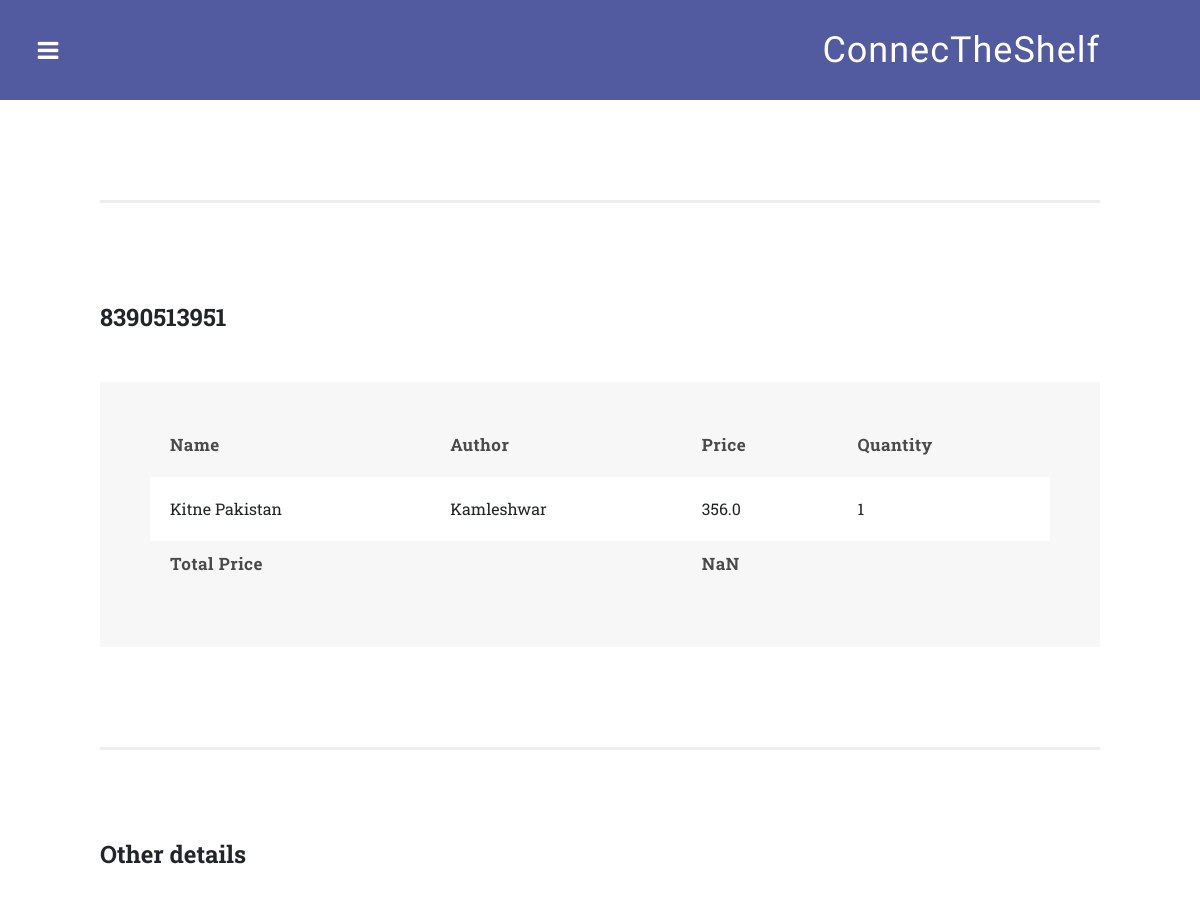
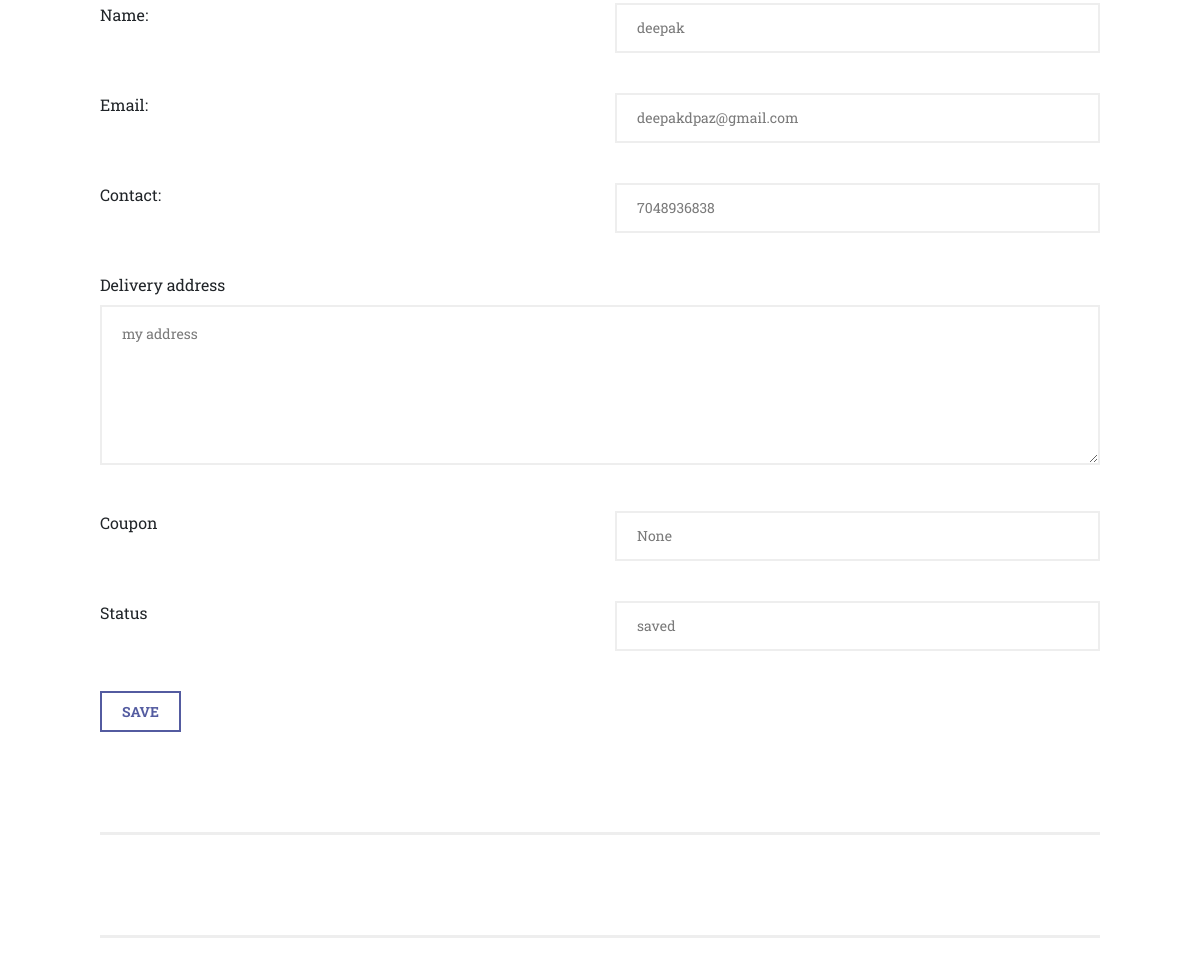
The page /distributor/vieworders/8390513951 (signed in) on the database its author committed (2 pictures, top to bottom).
### distributor/models.py (models this page shows, shortened)
class orderbook(models.Model):
    orderId=models.ForeignKey(orderreader,on_delete=models.CASCADE)
    bookid=models.ForeignKey(Book,on_delete=models.CASCADE)
    quantity=models.IntegerField(default=1)

class Book(models.Model):
    username=models.ForeignKey(Distributor,on_delete=models.CASCADE)
    name=models.CharField(max_length=50)
    author=models.CharField(max_length=50)
    photo=models.ImageField(upload_to='books')
    book_type=models.CharField(max_length=15)
    category=models.TextField()
    rating=models.FloatField(default=3)

class orderreader(models.Model):
    orderId=models.CharField(max_length=60)
    distributor=models.ForeignKey(Distributor,on_delete=models.CASCADE)
    reader=models.ForeignKey(Reader,on_delete=models.CASCADE)
    tme=models.DateTimeField()
    status=models.CharField(max_length=15)
    deliveryaddress=models.TextField()

### reader/models.py (models this page shows, shortened)
class Reader(models.Model):
    username=models.CharField(max_length=15)
    password=models.CharField(max_length=15)
    name=models.CharField(max_length=25)
    email=models.CharField(max_length=50)
    contact=models.CharField(max_length=15)
    address=models.TextField(null=True,blank=True)
    age=models.IntegerField(default=12)

### distributor/views.py (the view)
# urls.py: path('vieworders/<str:orderId>',views.vieworders_id,name='distributor_view_orders_id')
def vieworders_id(request,orderId):
    if(request.method=='GET'):
        if('distributor' in request.session):
            if(request.session['distributor'].lower()!='cts'):
                user=Distributor.objects.filter(username=request.session['distributor']).first()
                order=orderreader.objects.filter(orderId=orderId).first()
                bks=orderbook.objects.filter(orderId=order)
                for bk in bks:
                    price=Buybook.objects.filter(username=user,name=bk.bookid.name).first()
                    bk.price=price.price
                ncd=nocod.objects.filter(orderId=order).first()
                params={'actions':actions,'type':'distributor','orderId':orderId,'orders':bks,'order':order,'url':ncd.screenshot}
                return render(request,'distributor/vieworderother.html',params)
            else:
                user = Distributor.objects.filter(username=request.session['distributor']).first()
                order=orderreader.objects.filter(orderId=orderId).first()
                bks=orderbook.objects.filter(orderId=order)
                for bk in bks:
                    price=Buybook.objects.filter(username=user,name=bk.bookid.name).first()
                    bk.price=price.price
                cd=cod.objects.filter(orderId=order).first()
                params={'actions':actions,'type':'distributor','orderId':orderId,'orders':bks,'order':order,'coupon':cd.coupon}
                return render(request,'distributor/viewordercts.html',params)

### templates/distributor/viewordercts.html (shortened to what this page needs)
{% extends 'base.html' %} {% block body %}
<section class="main-banner">
    <section class="tables">
        <div class="container-fluid">
            <div class="row">
                <div class="col-md-12">
                    <div class="section-heading">
                        <h2>{{orderId}}</h2>
                    </div>
                    <div class="default-table">
                        <table class='ordertable'>
                            <thead>
                                <tr>
                                    <th>Name</th>
                                    <th>Author</th>
                                    <th>Price</th>
                                    <th>Quantity</th>
                                </tr>
                            </thead>
                            <tbody>
                                {% for ord in orders %}
                                <tr>
                                    <td>{{ord.bookid.name}}</td>
                                    <td>{{ord.bookid.author}}</td>
                                    <td class="price">{{ord.price}}</td>
                                    <td class="quantity">{{ord.quantity}}</td>
                                </tr>
                                {% endfor %}
                            </tbody>
                            <thead>
                                <tr>
                                    <th colspan='2'>Total price</th>
                                    <th id='totalprice'>0</th>
                                </tr>
                            </thead>
                        </table>
                    </div>
                </div>
            </div>
        </div>
    </section>
    <section class="forms">
        <div class="container-fluid">
            <div class="row">
                <div class="col-md-12">
                    <div class="section-heading">
                        <h2>Other details</h2>
                    </div>
                    <form id="orderform" action="/distributor/vieworders" method="post">
                        <div class="row">
                            <div class="col-md-6">
                                <fieldset>
                                    <label>Name:</label>
                                </fieldset>
                            </div>
                            <div class="col-md-6">
                                <fieldset>
                                    <input type="text" value="{{order.reader.name}}" readonly>
                                </fieldset>
                            </div>
                            <div class="col-md-6">
                                <fieldset>
                                    <label>Email:</label>
                                </fieldset>
                            </div>
                            <div class="col-md-6">
                                <fieldset>
                                    <input type="text" value="{{order.reader.email}}" readonly>
                                </fieldset>
                            </div>
                            <div class="col-md-6">
                                <fieldset>
                                    <label>Contact:</label>
                                </fieldset>
                            </div>
                            <div class="col-md-6">
                                <fieldset>
                                    <input type="text" value="{{order.reader.contact}}" readonly>
                                </fieldset>
                            </div>
                            <div class="col-md-12 col-sm-12 ">
                                <fieldset>
                                    <label for="address">Delivery address</label>
                                </fieldset>
                            </div>
                            <div class="col-12 ">
                                <textarea id="address" placeholder="Delivery address" rows="6" readonly>{{order.deliveryaddress}}</textarea>
                            </div>
                            <div class="col-md-6">
                                <fieldset>
                                    <label for="photo">Coupon</label>
                                </fieldset>
                            </div>
                            <div class="col-md-6">
                                <fieldset>
                                    <input type="text" value="{{coupon}}" readonly>
                                </fieldset>
                            </div>
                            <div class="col-md-6">
                                <fieldset>
                                    <label for="status">Status</label>
                                </fieldset>
                            </div>
                            <div class="col-md-6">
                                <fieldset>
                                    <input type="text" name='status' value="{{order.status}}">
                                </fieldset>
                            </div>
                            <div class="col-md-12 ">
                                <button type="submit" id="form-submit" class="button">Save</button>
                            </div>
                        </div>
                    </form>
                </div>
            </div>
        </div>
    </section>
</section>
{% endblock %}

### static/assets/css/templatemo-style.css (style rules this page uses)
body { font-family: 'Roboto Slab', sans-serif; }
input, select, textarea { outline: none; }
.primary-button a, button { font-size: 14px; font-weight: 700; text-transform: uppercase; background-color: transparent; display: inline-block; padding: 8px 20px; color: #535ba0; border: 2px solid #535ba0; transition: all 0.5s; }
section { border-bottom: 3px solid #eee; padding-bottom: 100px; }
.main-banner .container-fluid { padding-left: 0px; padding-right: 0px; }
section.tables { margin-top: 80px; border-top: 3px solid #eee!important; padding-top: 100px; }
section.tables .container-fluid { padding-left: 0px; padding-right: 0px; }
.default-table { -webkit-overflow-scrolling: touch; overflow-x: auto; background-color: #f7f7f7; padding: 50px; }
table { width: 100%; }
table tbody tr { border-left: 0; border-right: 0; border-bottom: 10px solid #f7f7f7; }
table td { padding: 20px; }
table th { padding: 0px 20px 20px 20px; font-size: 17px; font-weight: 700; letter-spacing: 0.5px; text-align: left; text-transform: capitalize; }
table tbody tr { background-color: #e7e7e7; }
table tbody tr:nth-child(2n+1) { background-color: #fff; }
table th { color: #4a4a4a; }
section.forms { margin-top: 90px; }
section.forms .container-fluid { padding-left: 0px; padding-right: 0px; }
.forms input, .forms select { font-size: 14px; color: #7a7a7a; width: 100%; height: 50px; border-radius: 0px; border: 2px solid #eee; outline: none; padding-left: 20px; line-height: 50px; margin-bottom: 40px; }
.forms textarea { font-size: 14px; color: #7a7a7a; width: 100%; height: 160px; max-height: 220px; border-radius: 0px; border: 2px solid #eee; outline: none; padding-left: 20px; line-height: 50px; margin-bottom: 40px; }
.section-heading h2 { margin-top: 0px; font-size: 24px; font-weight: 700; margin-bottom: 50px; }

### rows shown on the page
orderbook: bookid.name "Kitne Pakistan", bookid.author "Kamleshwar", price "356.0", quantity "1"
orderreader: reader.name "deepak", reader.email "deepakdpaz@gmail.com", reader.contact "7048936838", deliveryaddress "my address", status "saved"

### other values the page prints
{{ orderId }} "8390513951"
